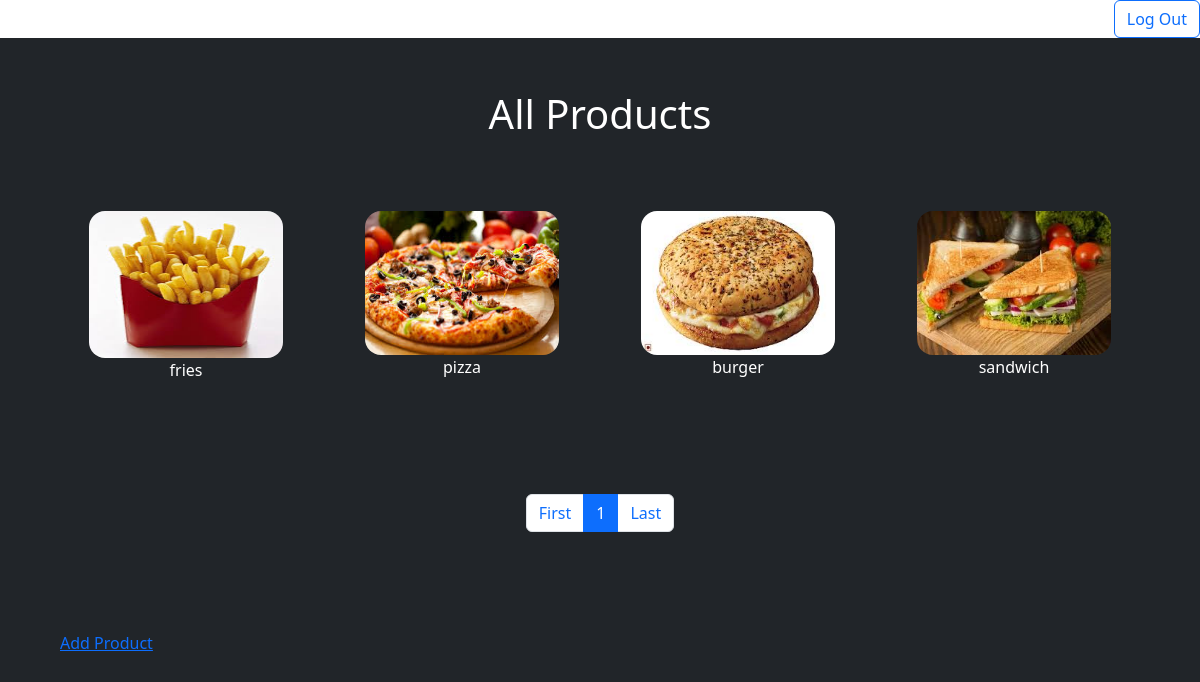
The app's page /products/ (signed in), older data.
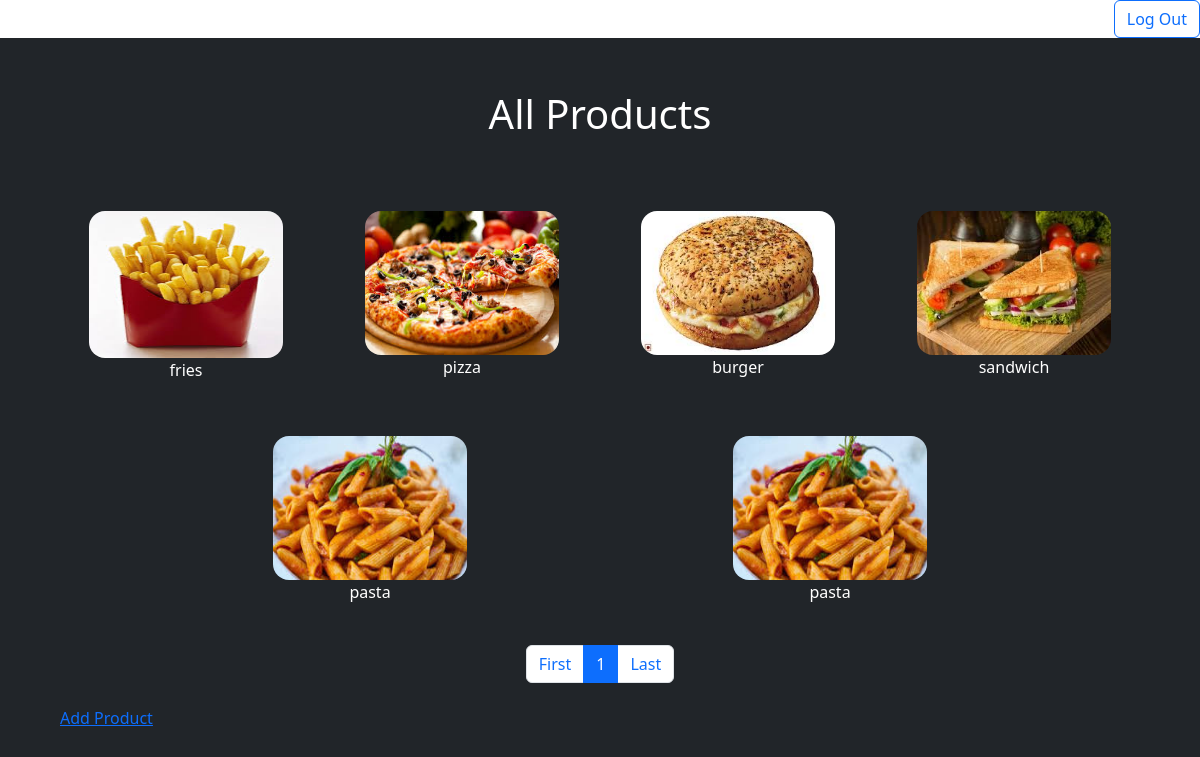
The same page, newer data.
### polls/models.py (models this page shows, shortened)
class Product(models.Model):
    name = models.CharField(max_length=200,)
    image = models.ImageField(upload_to='ques/images', blank=True, null=True)

### polls/views.py (the view)
# urls.py: path("products/", views.ProductsView.as_view(), name="products"),
class ProductsView( LoginRequiredMixin, generic.ListView):
    login_url="/polls/"
    template_name = "polls/products.html"
    context_object_name = "products"
    paginate_by = 6
    def get_queryset(self):
        return Product.objects.all()

### polls/templates/polls/products.html (shortened to what this page needs)
<!doctype html>
<html lang="en">
<head>
    <link href="https://cdn.jsdelivr.net/npm/bootstrap@5.3.3/dist/css/bootstrap.min.css" rel="stylesheet"
>
</head>
<body>
    <a href="{% url "polls:logout" %}"><button type="button" class="btn btn-outline-primary float-end w-10">Log Out</button></a>
    <div class="container-fluid bg-dark d-flex flex-column justify-content-center" style="height: 100vh;">
        <h1 class="text-white text-center">All Products</h1>
        <div class="row  d-flex flex-row p-5 justify-content-evenly align-item-center" style="height: 80%;">
            {% for product in products %}
            <div class="col-sm-4  col-md-3 p-3 border border-dark text-white  d-flex flex-column  align-items-center"
                style="height: 40%;">
                <img src="/media/{{ product.image}}" class="rounded-4" style="height: 80%; width: 80%;">
                <p>{{ product.name}}</p>
            </div>
            {% endfor %}
            <nav aria-label="Page navigation example">
                <ul class="pagination justify-content-center">
                  <li class="page-item">
                    <a class="page-link" href="?page=1" tabindex="-1">First</a>
                  </li>
                  <li class="page-item"><a class="page-link active" href="?page={{page_obj.number}}">{{page_obj.number}} </a></li>
                  <li class="page-item">
                    <a class="page-link" href="?page={{page_obj.paginator.num_pages}}">Last</a>
                  </li>
                </ul>
              </nav>
            <a href="{% url 'polls:add_product' %}">Add Product</a>
        </div>
    </div>
</body>
</html>

Row changes from the older to the newer data that the page shows:
added Product: image (picture), name "pasta"
added Product: image (picture), name "pasta"
